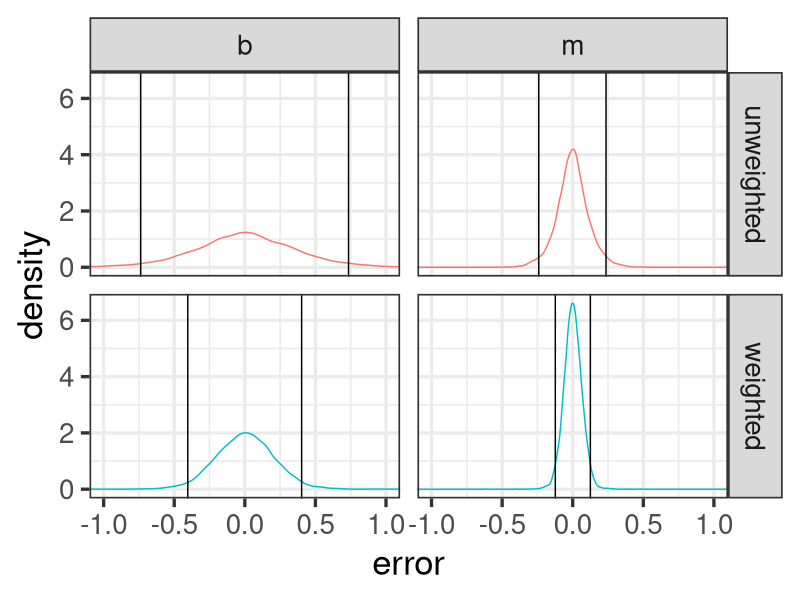

Here is the R script that generated this plot:
library(dplyr)
library(reshape2)
library(MASS)
library(ggplot2)

N = 5     # number of points for each x
b = 2     # offset of linear function
m = 1     # slope of the linear function
x = -5:5  # range to generate points for the linear function


testWeightedLS <- function(doPlot = F) {
  # Generate data points around the line with different variances for each x
  data = as.data.frame(t(sapply(x, function(i) c(i, m*i+b + rnorm(n=N, mean = 0, sd = sample(c(1,1,1,5),1))))))
  dataAligned <- melt(data,  variable.name = "key", id.vars = c(1))
  
  # Data used for training the models
  xTrain <- dataAligned[,1]
  yTrain <- dataAligned[,3]
  
  # Estimate the parameters for the unweighted least squares estimator
  thetaNoW = ginv(cbind(1,xTrain)) %*% yTrain
  
  # compute variance for each x
  estVars <- cbind(data[,1], apply(data[,c(2:ncol(data))], 1, var))
  w <- sapply(xTrain, FUN=function(i) estVars[which(estVars[,1] == i),2])
  
  # Weighting matrix W based on the variance for each x
  # n x n matrix! Should be done differently for larger data sets
  W <- diag(1/w)
  
  # Compute the parameters for the weighted least squares estimator
  X = cbind(1,xTrain)
  tXW = t(X) %*% W
  thetaW = ginv( tXW %*% X ) %*% tXW %*% yTrain
  
  if(doPlot) {
    df <- data.frame(x=xTrain, y=yTrain)
    plotDf <- melt(df, id.vars=c("x"))
    cc <- data.frame(sl = c(thetaNoW[2],thetaW[2], m), 
                     int = c(thetaNoW[1],thetaW[1], b), 
                     Estimator = c('unweighted','weighted','real'))
    p<-ggplot(data = plotDf, aes(x=x,y=value)) +
      geom_point() +
      theme_bw(base_size=25) 
    plot(p)
    
    p<-ggplot(data = plotDf, aes(x=x,y=value)) +
        geom_point() +
        theme_bw(base_size=25) +
        geom_abline(data = cc, aes(slope =sl, intercept = int,colour = Estimator))

    plot(p)
        
  }
  
  # Compute error of estimated parameters
  c(thetaNoW - c(b,m), thetaW - c(b,m))
}

runErrs <- t(replicate(10000, testWeightedLS()))
colnames(runErrs) <- c("Error unweighted LSE: b", "Error unweighted LSE: m", "Error weighted LSE: b", "Error weighted LSE: m")
apply((runErrs)^2,2, mean) # Compute the mean squared errors of the estimated parameters
apply((runErrs)^2,2, sum) # Compute the sum of squared errors of the estimated parameters
apply(abs(runErrs),2, sum) # Compute the sum of absolute errors of the estimated parameters

# Prepare data for density estimates
errs_b <- runErrs[,c(1,3)]
colnames(errs_b) <- c("unweighted", "weighted")
histData_b <- data.frame(melt(errs_b)[,-1], param = "b")

errs_m <- runErrs[,c(2,4)]
colnames(errs_m) <- c("unweighted", "weighted")
histData_m <- data.frame(melt(errs_m)[,-1], param = "m")

histData <- rbind(histData_b, histData_m)
colnames(histData) <- c("method", "error", "param")

# Compute 2.5% and 97.5% quantiles
d2 <- histData %>%
  group_by(method, param) %>%
  summarize(lower = quantile(error, probs = .025),
            upper = quantile(error, probs = .975))

# Plot density estimates
ggplot(histData, aes(x = error)) +
  facet_grid(method ~ param) +
  geom_density(aes(colour = method)) + 
  theme_bw(base_size=25) +
  geom_vline(data = d2, aes(xintercept = lower)) +
  geom_vline(data = d2, aes(xintercept = upper)) + 
  coord_cartesian(xlim = c(-1, 1)) +
  theme(legend.position="none")
